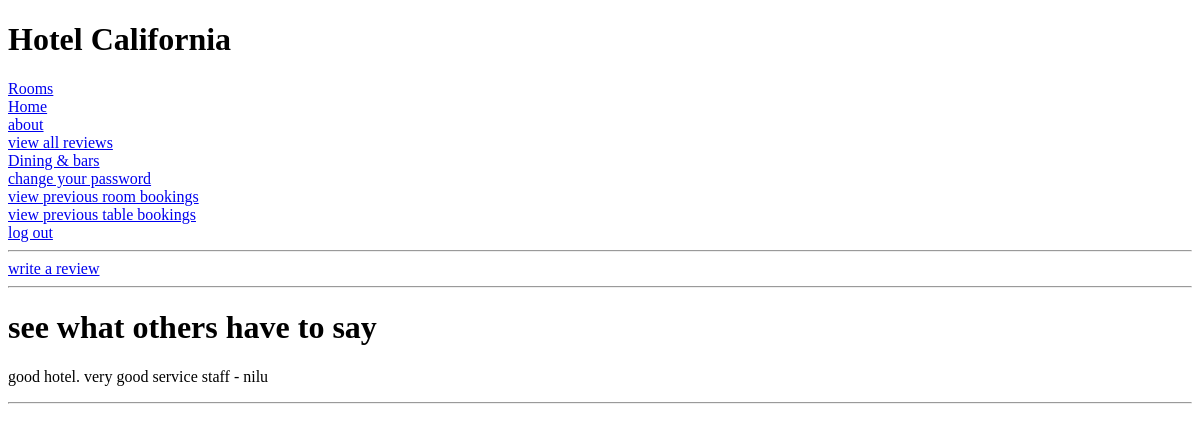
Before: /review/ (signed in) with the older database file.
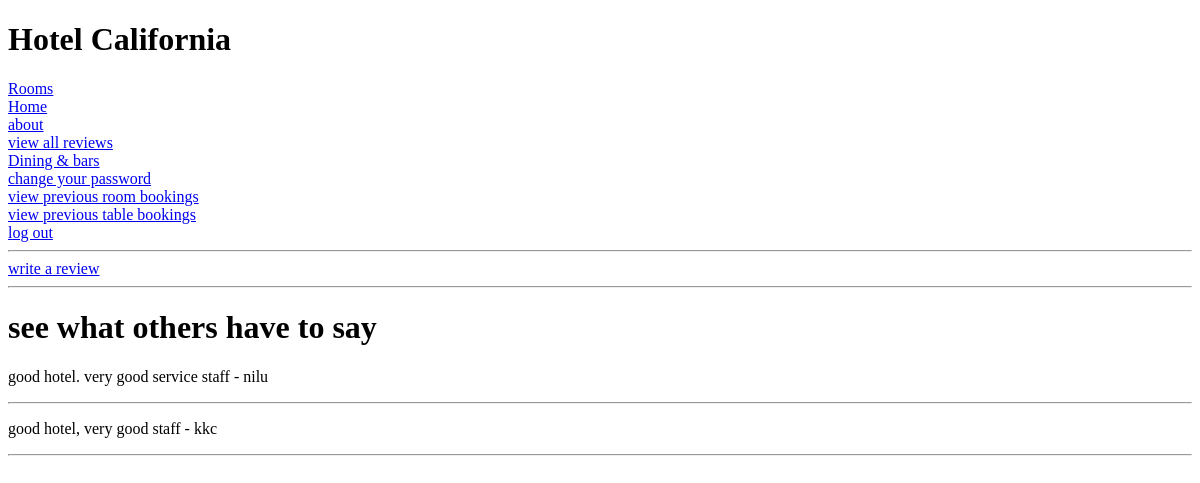
After: the same page with the newer database file.
### review/models.py (models this page shows, shortened)
class Review(models.Model):
    user = models.ForeignKey(User, on_delete = models.CASCADE)
    name = models.TextField(max_length = 100, default = "")
    body = models.TextField()

### review/views.py (the view)
# urls.py: path('', include('review.urls')),
@login_required
def review(request):
    allreviews = Review.objects.all()
    context = {
        'allreviews' : allreviews
    }
    return render(request, 'review.html', context)

### templates/review.html (shortened to what this page needs)
{% extends 'base.html' %}
{% block content %}
<a href="{% url 'writereview' %}">write a review</a><br>
<hr>
<h1>see what others have to say</h1>
{% for review in allreviews %}
    <p>{{ review.body }} - {{ review.name }}</p>
    <hr>
{% endfor %}
{% endblock %}

### templates/base.html (shortened to what this page needs)
<!DOCTYPE html>
<html lang="en">
<head>
</head>
<body>
    <h1>Hotel California</h1>
    <a href="{% url 'tariff' %}">Rooms</a><br>
    <a href="{% url 'home' %}">Home</a><br>
    <a href="#">about</a><br>
    {% if user.is_authenticated %}
        <a href="{% url 'review' %}">view all reviews</a><br>
        <a href="{% url 'tarifffood' %}">Dining & bars</a><br>
        <a href="{% url 'password_change' %}">change your password</a><br>
        <a href="{% url 'userroombook' %}">view previous room bookings</a><br>
        <a href="{% url 'usertablebook' %}">view previous table bookings</a><br>
        <a href="{% url 'logout' %}">log out</a><br>
    {% else %}
        <a href="{% url 'signup' %}">signup</a><br>
        <a href="{% url 'login' %}">log in</a><br>
    {% endif %}
    <hr>
    {% block content %}{% endblock %}
</body>
</html>

Changed rows visible on the page:
added Review: body "good hotel, very good staff", name "kkc"
